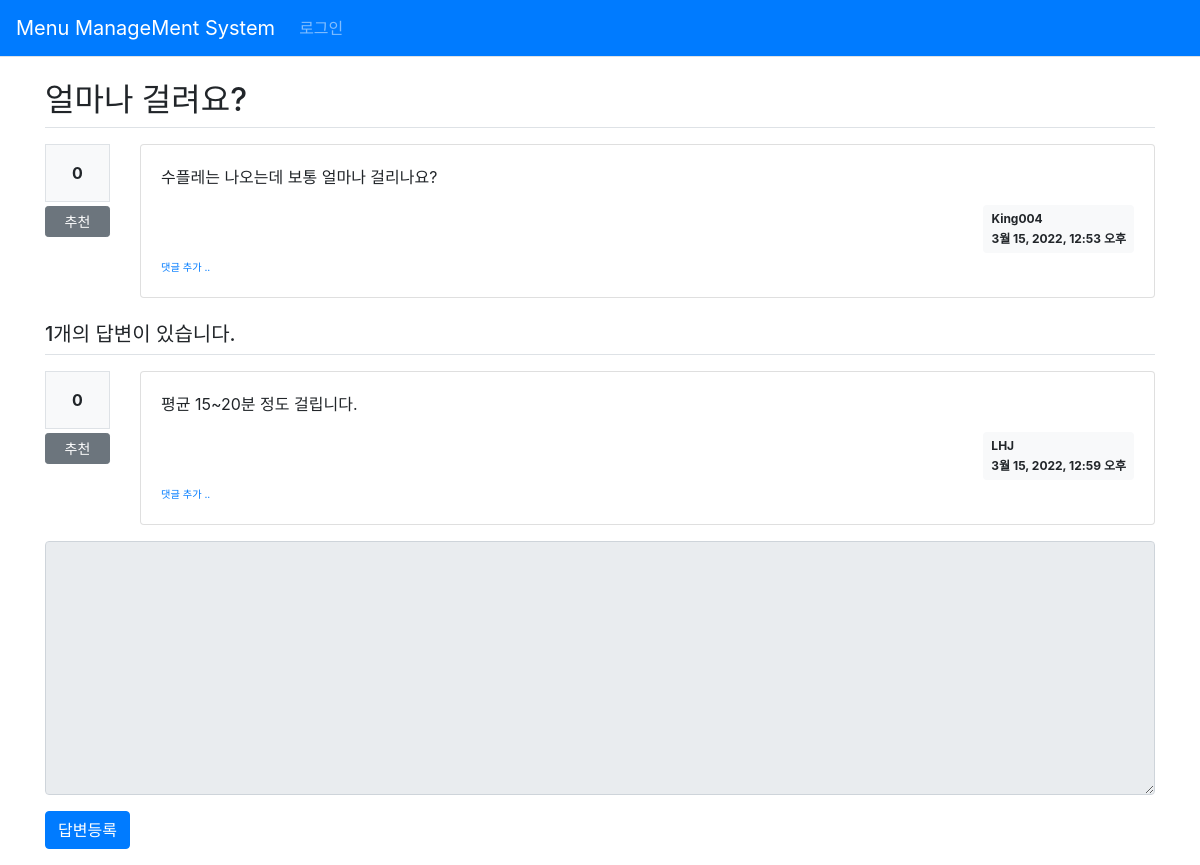
The app's page /pybo/319/ with its own data.
### pybo/models.py (models this page shows, shortened)
class Question(models.Model) :
    author = models.ForeignKey(User, on_delete=models.CASCADE,
                               related_name='author_question')
    subject = models.CharField(max_length=200)
    content = models.TextField()
    create_date = models.DateTimeField()
    modify_date = models.DateTimeField(null=True, blank=True)
    voter = models.ManyToManyField(User, related_name='voter_question') #voter 추가

class Answer(models.Model):
    author = models.ForeignKey(User, on_delete=models.CASCADE,
                               related_name='author_answer')
    question = models.ForeignKey(Question, on_delete=models.CASCADE)
    content = models.TextField()
    create_date = models.DateTimeField()
    modify_date = models.DateTimeField(null=True, blank=True)
    voter = models.ManyToManyField(User, related_name='voter_answer')

### pybo/views/base_views.py (the view)
def detail(request, question_id):
    question = get_object_or_404(Question, pk=question_id)
    context = {'question':question}
    return render(request,'pybo/question_detail.html', context)

### pybo/templatetags/pybo_filter.py (called while the page is built)
@register.filter()
def mark(value):
    extensions = ["nl2br", "fenced_code"]
    return mark_safe(markdown.markdown(value, extensions=extensions))

### templates/pybo/question_detail.html (shortened to what this page needs)
{% extends 'base.html' %}
{% load pybo_filter %}
{% block content %}
<div class="container my-3">
    <h2 class="border-bottom py-2">{{question.subject}}</h2>
    <div class="row my-3">
        <div class="col-1">
            <div class="bg-light text-center p-3 border font-weight-bolder mb-1">
                {{question.voter.count}}
            </div>
            <a href="#" data-url="{% url 'pybo:vote_question' question.id %}"
               class="recommend btn btn-sm btn-secondary btn-block my-1">추천</a>
        </div>
        <div class="col-11">
            <div class="card">
                <div class="card-body">
                    <div class="card-text">
                        {{question.content|mark}}
                    </div>
                    <div class="d-flex justify-content-end">
                        <div class="badge badge-light p-2 text-left">
                            <div class="mb-2">{{question.author.username}}</div>
                            <div>{{question.create_date}}</div>
                        </div>
                    </div>
                    <div>
                        <a href="{% url 'pybo:comment_create_question' question.id %}"
                           class = "small"><small>댓글 추가 ..</small></a>
                    </div>
                </div>
            </div>
        </div>
    </div>
    <h5 class="border-bottom my-3 py-2">
        {{question.answer_set.count}}개의 답변이 있습니다.
    </h5>
    {% for answer in question.answer_set.all %}
    <div class="row my-3">
        <div class="col-1">
            <div class="bg-light text-center p-3 border font-weight-bolder mb-1">
                {{answer.voter.count}}
            </div>
            <a href="#" data-url="{% url 'pybo:vote_answer' answer.id %}"
               class="recommend btn btn-sm btn-secondary btn-block my-1">추천</a>
        </div>
        <div class="col-11">
            <div class="card">
                <div class="card-body">
                    <div class="card-text">
                        {{answer.content|mark}}
                    </div>
                    <div class="d-flex justify-content-end">
                        <div class="badge badge-light p-2 text-left">
                            <div class="mb-2">{{answer.author.username}}</div>
                            <div>{{answer.create_date}}</div>
                        </div>
                    </div>
                    <div>
                        <a href="{% url 'pybo:comment_create_answer' answer.id %}"
                           class="small"><small>댓글 추가 ..</small></a>
                    </div>
                </div>
            </div>
        </div>
    </div>
    {% endfor %}
    <form action="{% url 'pybo:answer_create' question.id %}"
          method="post" class="my-3">
        <div class="form-group">
            <textarea name="content" id="content"
                      {% if not user.is_authenticated %}disabled{% endif %}
                      class="form-control" rows="10"></textarea>
        </div>
        <input type="submit" value="답변등록" class="btn btn-primary">
    </form>
</div>
{% endblock %}

### records on screen
Question: subject "얼마나 걸려요?", voter.count "0", content|mark "수플레는 나오는데 보통 얼마나 걸리나요?", author.username "King004", create_date "3월 15, 2022, 12:53 오후", answer_set.count "1"
Answer: voter.count "0", content|mark "평균 15~20분 정도 걸립니다.", author.username "LHJ", create_date "3월 15, 2022, 12:59 오후"
